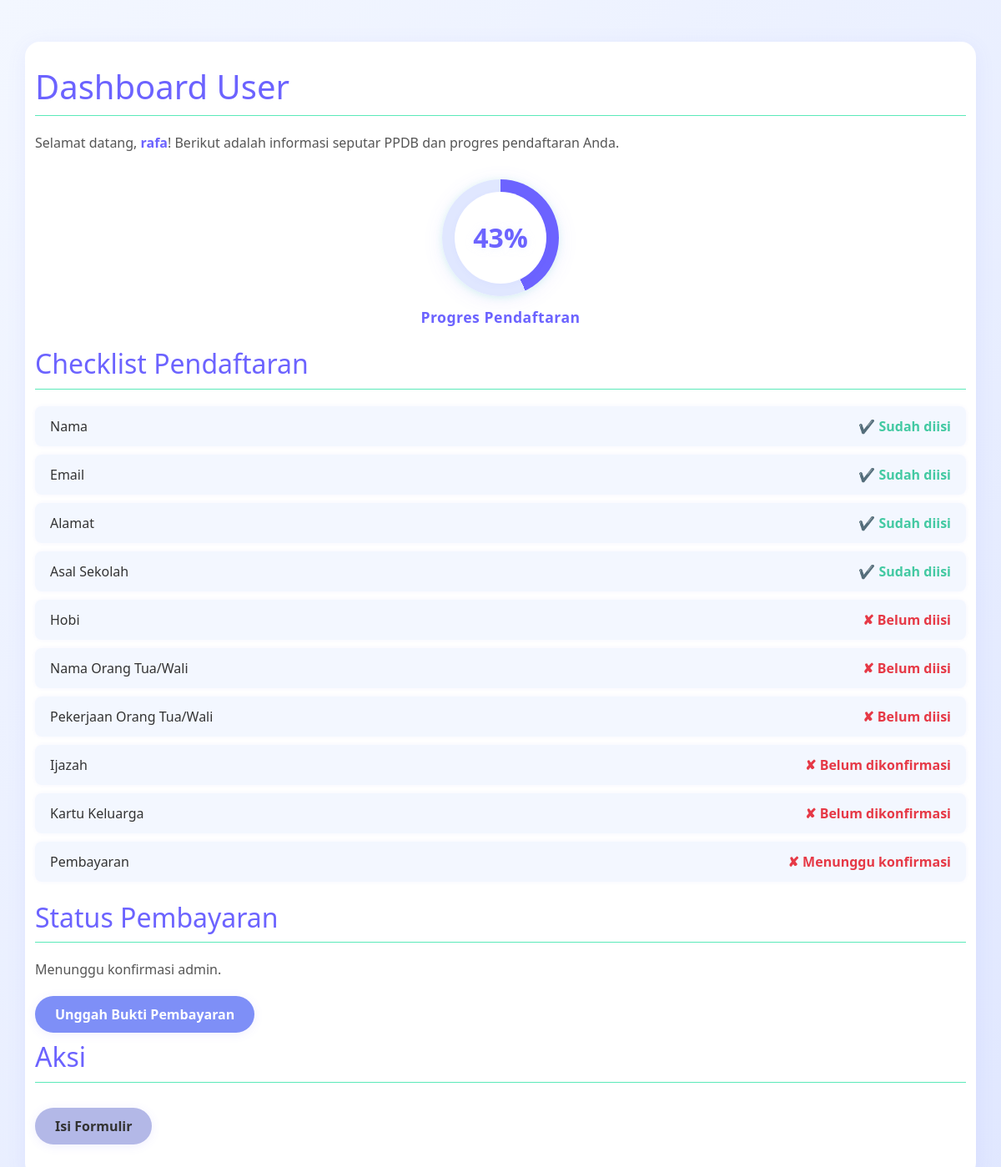
Page /dashboard_user/8 on the earlier database version.
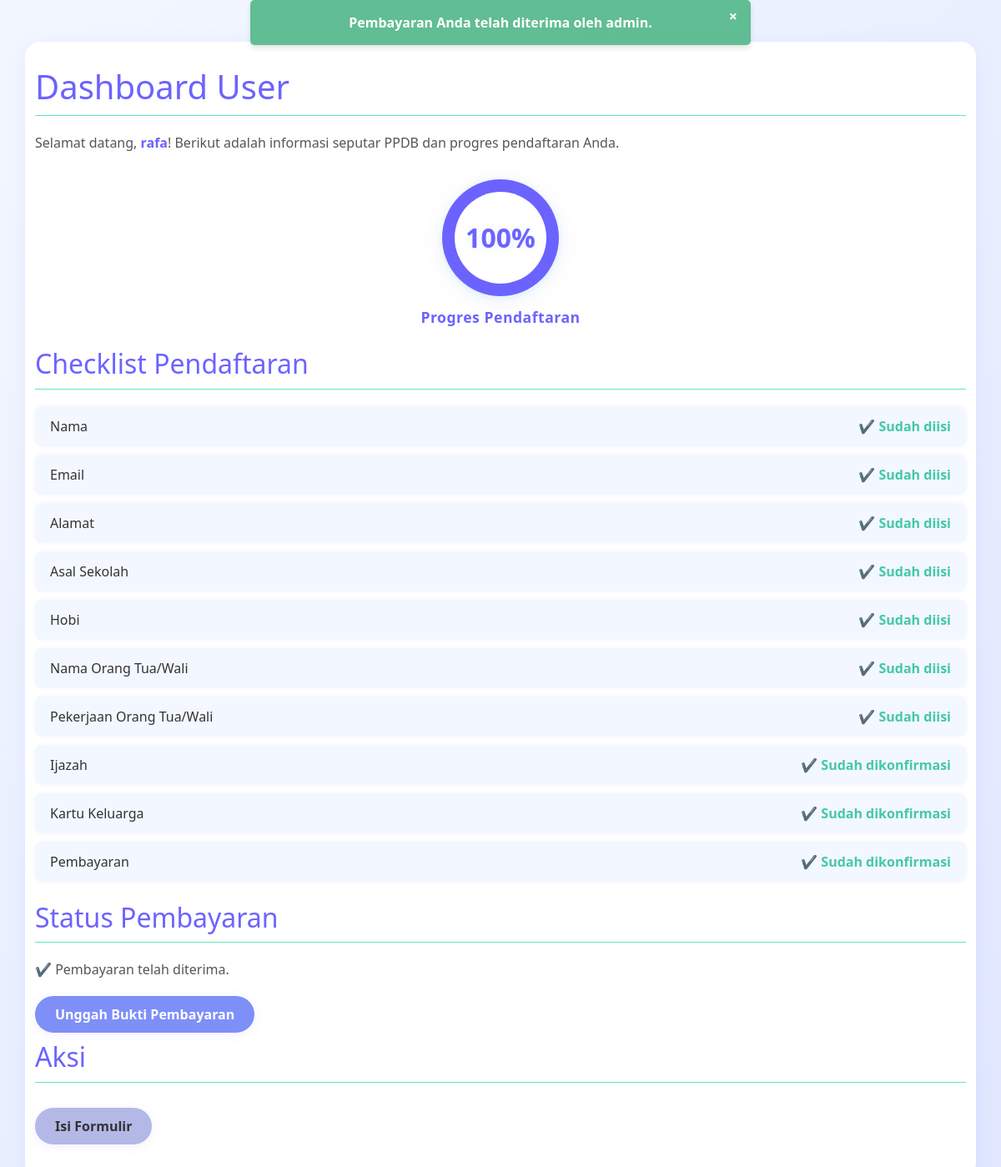
Same page on the later database version.
### models.py (models this page shows)
class User(db.Model):
    id = db.Column(db.Integer, primary_key=True)
    name = db.Column(db.String(100), nullable=False)
    email = db.Column(db.String(100), unique=True, nullable=False)
    password = db.Column(db.String(100), nullable=False)
    address = db.Column(db.String(200))
    school = db.Column(db.String(100))
    birth_date = db.Column(db.Date)
    phone = db.Column(db.String(15))
    gender = db.Column(db.String(10))
    hobby = db.Column(db.String(100))
    parent_name = db.Column(db.String(100))
    parent_job = db.Column(db.String(100))
    ijazah = db.Column(db.String(200))  # Link ke file ijazah
    kk = db.Column(db.String(200))  # Link ke file kartu keluarga
    ijazah_confirmed = db.Column(db.Boolean, default=False)  # Status konfirmasi ijazah
    kk_confirmed = db.Column(db.Boolean, default=False)  # Status konfirmasi KK
    status = db.Column(db.String(20), default='Pending')  # Pending, Approved, Rejected
    created_at = db.Column(db.DateTime, default=datetime.utcnow)  # Waktu pendaftaran
    payment_status = db.Column(db.String(20), default='Pending')  # Pending, Approved, Rejected
    payment_proof = db.Column(db.String(200))  # Path ke file bukti pembayaran
    is_action_taken = db.Column(db.Boolean, default=False)  # True jika admin sudah mengambil tindakan
    is_payment_action_taken = db.Column(db.Boolean, default=False)  # True jika admin sudah mengambil tindakan pada pembayaran
    faculty = db.Column(db.String(100))  # Fakultas pilihan user

class Notification(db.Model):
    id = db.Column(db.Integer, primary_key=True)
    user_id = db.Column(db.Integer, db.ForeignKey('user.id'), nullable=False)  # Relasi ke tabel User
    message = db.Column(db.String(255), nullable=False)  # Pesan notifikasi
    is_read = db.Column(db.Boolean, default=False)  # Status apakah notifikasi sudah dibaca
    created_at = db.Column(db.DateTime, default=datetime.utcnow)  # Waktu notifikasi dibuat
    user = db.relationship('User', backref=db.backref('notifications', lazy=True))

### app.py (the view)
@app.route('/dashboard_user/<int:user_id>', methods=['GET', 'POST'])
def dashboard_user(user_id):
    user = User.query.get(user_id)
    if not user:
        flash('User tidak ditemukan.')
        return redirect(url_for('index'))
    fields = [
        bool(user.name),
        bool(user.email),
        bool(user.address),
        bool(user.school),
        bool(user.faculty),
        bool(user.birth_date),
        bool(user.phone),
        bool(user.gender),
        bool(user.hobby),
        bool(user.parent_name),
        bool(user.parent_job),
        bool(user.ijazah),
        bool(user.kk),
        bool(user.ijazah_confirmed),
        bool(user.kk_confirmed),
        user.payment_status == 'Approved'
    ]
    total_fields = len(fields)
    filled_fields = sum(fields)
    progress = int((filled_fields / total_fields) * 100)
    notification = Notification.query.filter_by(user_id=user.id).order_by(Notification.id.desc()).first()
    return render_template('dashboard_user.html', user=user, progress=progress, notification=notification)

### templates/dashboard_user.html (shortened to what this page needs)
<!DOCTYPE html>
<html>
<head>
    <link rel="stylesheet" type="text/css" href="{{ url_for('static', filename='css/user.css') }}">
    <link href="https://cdn.jsdelivr.net/npm/bootstrap@5.3.0/dist/css/bootstrap.min.css" rel="stylesheet">
</head>
<body>
    {% if notification %}
    <div id="notification" class="notification {{ 'success' if 'diterima' in notification.message.lower() else 'error' }}">
        <button class="close-btn" onclick="closeNotification()">×</button>
        {{ notification.message }}
    </div>
    {% endif %}
    <div class="container">
        <h1>Dashboard User</h1>
        <p>Selamat datang, <strong>{{ user.name }}</strong>! Berikut adalah informasi seputar PPDB dan progres pendaftaran Anda.</p>
        <div class="circular-progress-container">
            <div class="circular-progress" id="circularProgress">
                <span class="progress-value" id="progressValue">{{ progress }}%</span>
            </div>
            <div class="progress-label-circular">Progres Pendaftaran</div>
        </div>
        <h2>Checklist Pendaftaran</h2>
        <ul class="checklist-list">
            <li>
                Nama
                <span class="status {{ 'complete' if user.name else 'incomplete' }}">
                    {{ '✔ Sudah diisi' if user.name else '✘ Belum diisi' }}
                </span>
            </li>
            <li>
                Email
                <span class="status {{ 'complete' if user.email else 'incomplete' }}">
                    {{ '✔ Sudah diisi' if user.email else '✘ Belum diisi' }}
                </span>
            </li>
            <li>
                Alamat
                <span class="status {{ 'complete' if user.address else 'incomplete' }}">
                    {{ '✔ Sudah diisi' if user.address else '✘ Belum diisi' }}
                </span>
            </li>
            <li>
                Asal Sekolah
                <span class="status {{ 'complete' if user.school else 'incomplete' }}">
                    {{ '✔ Sudah diisi' if user.school else '✘ Belum diisi' }}
                </span>
            </li>
            <li>
                Hobi
                <span class="status {{ 'complete' if user.hobby else 'incomplete' }}">
                    {{ '✔ Sudah diisi' if user.hobby else '✘ Belum diisi' }}
                </span>
            </li>
            <li>
                Nama Orang Tua/Wali
                <span class="status {{ 'complete' if user.parent_name else 'incomplete' }}">
                    {{ '✔ Sudah diisi' if user.parent_name else '✘ Belum diisi' }}
                </span>
            </li>
            <li>
                Pekerjaan Orang Tua/Wali
                <span class="status {{ 'complete' if user.parent_job else 'incomplete' }}">
                    {{ '✔ Sudah diisi' if user.parent_job else '✘ Belum diisi' }}
                </span>
            </li>
            <li>
                Ijazah
                <span class="status {{ 'complete' if user.ijazah_confirmed else 'incomplete' }}">
                    {{ '✔ Sudah dikonfirmasi' if user.ijazah_confirmed else '✘ Belum dikonfirmasi' }}
                </span>
            </li>
            <li>
                Kartu Keluarga
                <span class="status {{ 'complete' if user.kk_confirmed else 'incomplete' }}">
                    {{ '✔ Sudah dikonfirmasi' if user.kk_confirmed else '✘ Belum dikonfirmasi' }}
                </span>
            </li>
            <li>
                Pembayaran
                <span class="status {{ 'complete' if user.payment_status == 'Approved' else 'incomplete' }}">
                    {% if user.payment_status == 'Approved' %}
                        ✔ Sudah dikonfirmasi
                    {% elif user.payment_status == 'Pending' %}
                        ✘ Menunggu konfirmasi
                    {% else %}
                        ✘ Belum ada pembayaran
                    {% endif %}
                </span>
            </li>
        </ul>
        <h2>Status Pembayaran</h2>
        <p>
            {% if user.payment_status == 'Pending' %}
                Menunggu konfirmasi admin.
            {% elif user.payment_status == 'Approved' %}
                ✔ Pembayaran telah diterima.
            {% elif user.payment_status == 'Rejected' %}
                ✘ Pembayaran ditolak. Silakan unggah ulang bukti pembayaran.
            {% else %}
                Belum ada pembayaran.
            {% endif %}
        </p>
        {% if user.payment_status == 'Rejected' or user.payment_status is none %}
            <a href="{{ url_for('payment', user_id=user.id) }}" class="btn-payment">Unggah Bukti Pembayaran</a>
        {% else %}
            <a href="{{ url_for('payment', user_id=user.id) }}" class="btn-payment">Unggah Bukti Pembayaran</a>
        {% endif %}
        <h2>Aksi</h2>
        <a href="{{ url_for('form', user_id=user.id) }}" class="btn-formulir">Isi Formulir</a>
    </div>
</body>
</html>

### static/css/user.css (style rules this page uses)
body { margin: 0; background: linear-gradient(135deg, #f3f7ff 0%, #e0e7ff 100%); font-family: 'Inter', sans-serif; color: #333; }
.container { max-width: 800px; margin: 50px auto; background: #fff; padding: 30px; border-radius: 18px; box-shadow: 0 4px 24px rgba(108,99,255,0.08); }
.container h1, .container h2 { color: #6c63ff; border-bottom: 1.5px solid #5be9b9; padding-bottom: 10px; margin-bottom: 20px; }
.container p, label { color: #555; font-size: 16px; margin: 10px 0; }
.container strong { color: #6c63ff; }
ul { list-style-type: none; padding-left: 0; }
li { background: #f3f7ff; color: #333; margin-bottom: 10px; padding: 12px; border-radius: 6px; box-shadow: 0 0 5px rgba(0, 0, 0, 0.1); }
.checklist-list { list-style: none; padding: 0; margin: 0 0 24px 0; }
.checklist-list li { display: flex; justify-content: space-between; align-items: center; background: #f3f7ff; color: #333; margin-bottom: 10px; padding: 12px 18px; border-radius: 8px; box-shadow: 0 0 5px rgba(108,99,255,0.06); font-size: 1rem; font-weight: 500; }
.status.complete { color: #43c9a2; font-weight: 600; }
.circular-progress-container { display: flex; flex-direction: column; align-items: center; margin: 32px 0 24px 0; }
.circular-progress { width: 140px; height: 140px; border-radius: 50%; position: relative; display: flex; align-items: center; justify-content: center; box-shadow: 0 4px 24px rgba(108,99,255,0.10), 0 1.5px 8px #5be9b933; transition: background 0.5s; overflow: visible; }
.circular-progress::before { content: ''; position: absolute; width: 110px; height: 110px; background: #fff; border-radius: 50%; left: 50%; top: 50%; transform: translate(-50%, -50%); z-index: 0; box-shadow: 0 2px 8px rgba(108,99,255,0.04); }
.progress-value { position: absolute; font-size: 2rem; font-weight: 700; color: #6c63ff; left: 0; right: 0; top: 0; bottom: 0; display: flex; align-items: center; justify-content: center; z-index: 1; text-shadow: 0 1px 8px #e0e7ff88; }
.progress-label-circular { margin-top: 12px; font-size: 1.1rem; color: #6c63ff; font-weight: 600; letter-spacing: 0.5px; }
.notification { padding: 15px; text-align: center; font-size: 16px; font-weight: bold; border-radius: 5px; position: fixed; top: 0; left: 50%; transform: translateX(-50%); width: 90%; max-width: 600px; z-index: 1000; box-shadow: 0 4px 6px rgba(0, 0, 0, 0.1); }
.notification.success { background-color: rgba(82, 183, 136, 0.9); color: white; }
.notification .close-btn { position: absolute; top: 5px; right: 10px; background: none; border: none; font-size: 18px; font-weight: bold; color: white; cursor: pointer; }
.btn-payment { background-color: #7e8ff7 !important; color: #fff !important; border: none; border-radius: 30px; padding: 10px 24px; font-size: 16px; font-weight: 600; margin-top: 10px; margin-bottom: 10px; box-shadow: 0 2px 12px rgba(108,99,255,0.10); transition: background 0.2s, color 0.2s; text-decoration: none; display: inline-block; }
.btn-formulir { background-color: #b3b8e7 !important; color: #333 !important; border: none; border-radius: 30px; padding: 10px 24px; font-size: 16px; font-weight: 600; margin-top: 10px; margin-bottom: 10px; box-shadow: 0 2px 12px rgba(108,99,255,0.10); transition: background 0.2s, color 0.2s; text-decoration: none; display: inline-block; }

Differences in the rows shown:
added Notification: message "Pembayaran Anda telah diterima oleh admin."
changed User "rafa": hobby "✘ Belum diisi" → "✔ Sudah diisi"; parent_name "✘ Belum diisi" → "✔ Sudah diisi"; parent_job "✘ Belum diisi" → "✔ Sudah diisi"; ijazah_confirmed "✘ Belum dikonfirmasi" → "✔ Sudah dikonfirmasi"; kk_confirmed "✘ Belum dikonfirmasi" → "✔ Sudah dikonfirmasi"; payment_status "Pending" → "Approved" (drawn)
Other differences:
{{ progress }}: "43" → "100"
text no longer shown: "✘ Menunggu konfirmasi Menunggu konfirmasi admin."
text now shown: "× ✔ Sudah dikonfirmasi ✔ Pembayaran telah diterima."
